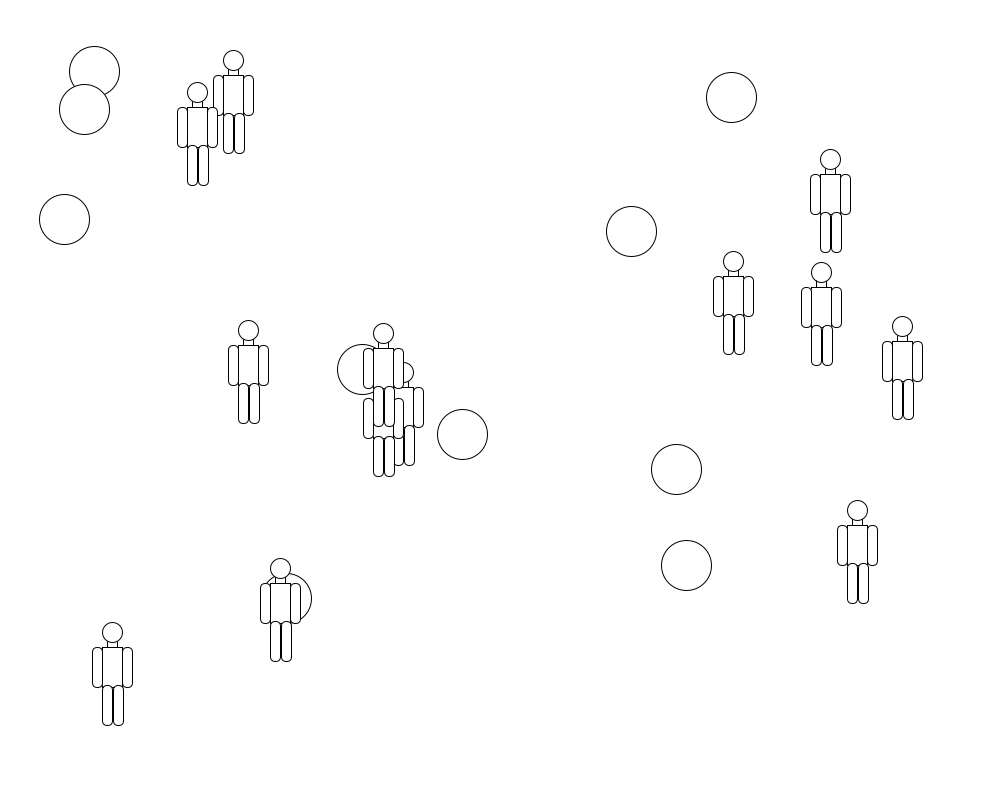
Frame 1 (no input)
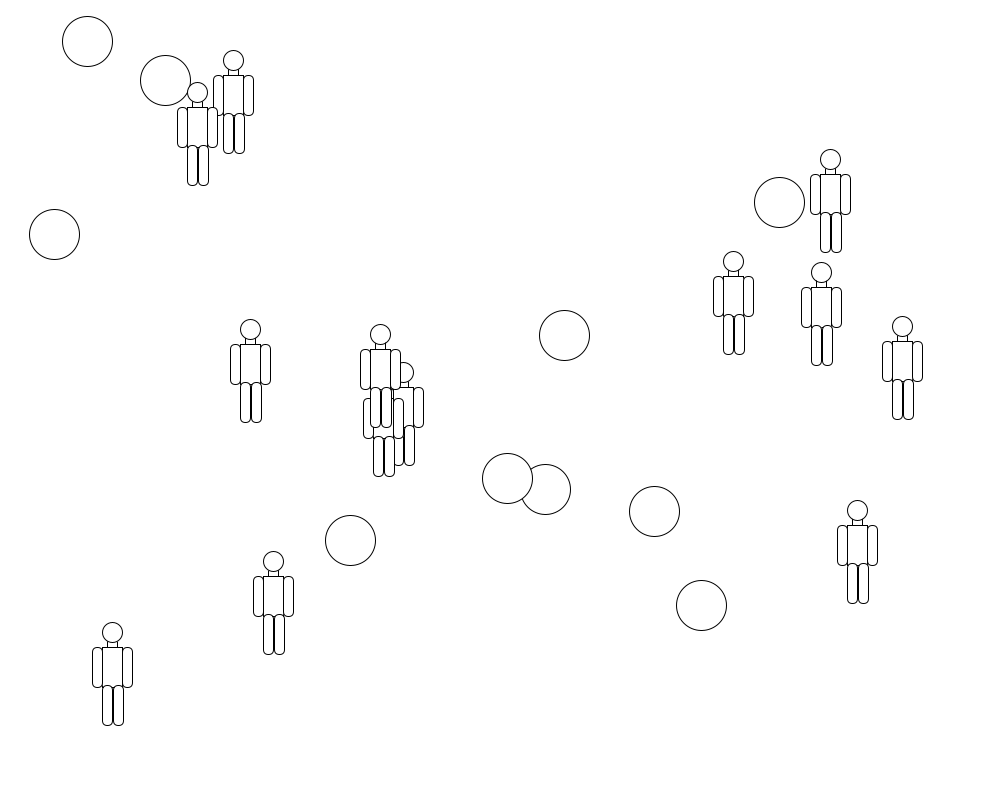
Frame 60 (the mouse pressed at the canvas centre just before this capture)
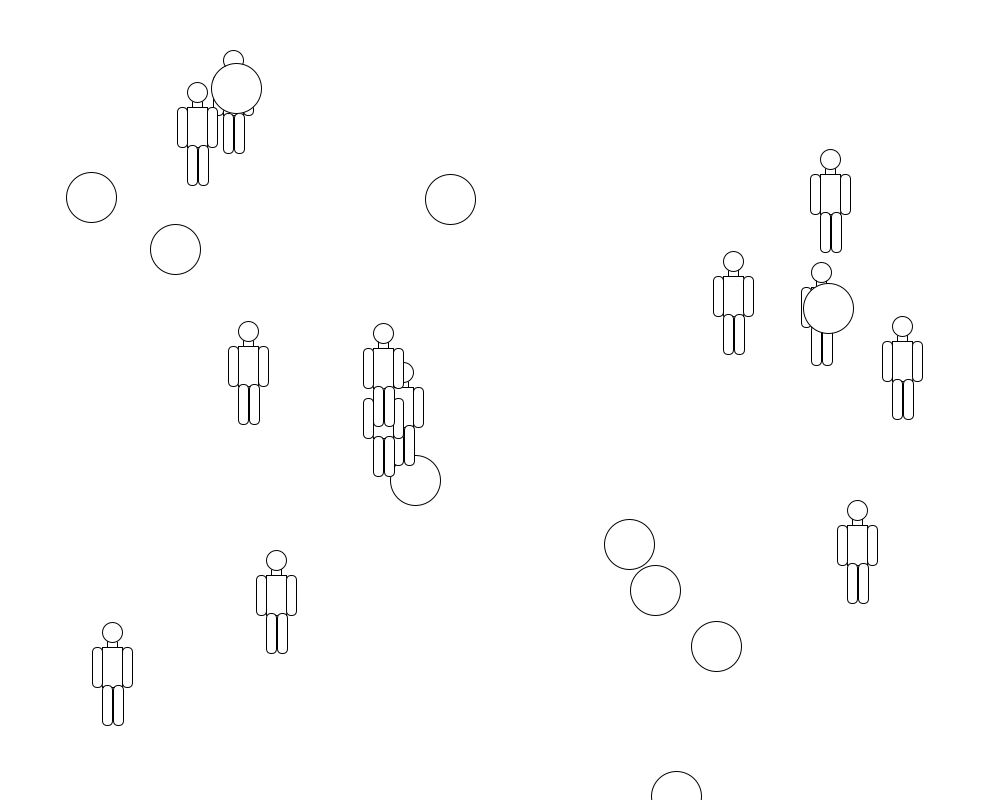
Frame 120 (the mouse held since frame 60 and released just before this capture)

The Processing sketch that drew these frames (run headless with seeded random() and noise(); from frame 60 on, the mouse is pressed at the canvas centre):

// Processing sketch: BAR
// ── BAR.pde
interface Displayable {
  void display();
}

interface Moveable {
  void move();
}

abstract class Thing implements Displayable {
  float x, y;//Position of the Thing

  Thing(float x, float y) {
    this.x = x;
    this.y = y;
  }
  abstract void display();
}

class Rock extends Thing {
  Rock(float x, float y) {
    super(x, y);
  }

  void display() {
    //fill(255,0,0);
    rect(x-5,y+5,10,10); //neck
    ellipse(x,y,20,20); //head
    rect(x-10,y+15,20,40); //torso
    rect(x-20,y+15,10,40,5); //left arm
    rect(x+10,y+15,10,40,5); //right arm
    rect(x-10,y+53,10,40,5); //left leg
    rect(x+1,y+53,10,40,5); //right leg
  }
}

public class LivingRock extends Rock implements Moveable {
  LivingRock(float x, float y) {
    super(x, y);
  }
  void move() {
    if (Math.random() > 0.5){
      double xchange = Math.random();
      if (x + xchange < 1000 && x + xchange > 0){
        x += xchange;
      }  
    }
    else{
      double xchange = Math.random();
      if (x - xchange < 1000 && x - xchange > 0){
        x -= xchange;
      }  
    }
    if (Math.random() > 0.5){
      double ychange = Math.random();
      if (y + ychange < 1000 && y + ychange > 0){
        y += ychange;
      }
    }
    else{
      double ychange = Math.random();
      if (y - ychange < 1000 && y - ychange > 0){
        y -= ychange;
      }
    }  
  }
}

class Ball extends Thing implements Moveable {
  float dx;
  float dy;
  Ball(float x, float y) {
  
    super(x, y);
    float r = random(5);
    float theta = random(TWO_PI);
    dx = r * cos(theta);
    dy = r * sin(theta);
  }

  void display() {
    ellipse(x, y, 50, 50);
    //color c = color(152, 16, 100); //I don't know how to make only the balls colored yet
    //fill(c); //So for now everything's purple :( 
  }

  void move() {
    /* ONE PERSON WRITE THIS */
    x += dx;
    y += dy;
    if(x > 1000){
      x = 1000;
      dx = -dx; 
    }
    if(y > 800){
      y = 800;
      dy = -dy;
    }
    if(x < 0){
      x = 0;
      dx = -dx;
    }
    if(y < 0){
      y = 0;
      dy = -dy;
    }
  }
}

/*DO NOT EDIT THE REST OF THIS */

ArrayList<Displayable> thingsToDisplay;
ArrayList<Moveable> thingsToMove;

void setup() {
  size(1000, 800);

  thingsToDisplay = new ArrayList<Displayable>();
  thingsToMove = new ArrayList<Moveable>();
  for (int i = 0; i < 10; i++) {
    Ball b = new Ball(50+random(width-100), 50+random(height-100));
    thingsToDisplay.add(b);
    thingsToMove.add(b);
    Rock r = new Rock(50+random(width-100), 50+random(height-100));
    thingsToDisplay.add(r);
  }
  for (int i = 0; i < 3; i++) {
    LivingRock m = new LivingRock(50+random(width-100), 50+random(height-100));
    thingsToDisplay.add(m);
    thingsToMove.add(m);
  }
}
void draw() {
  background(255);

  for (Displayable thing : thingsToDisplay) {
    thing.display();
  }
  for (Moveable thing : thingsToMove) {
    thing.move();
  }
}
